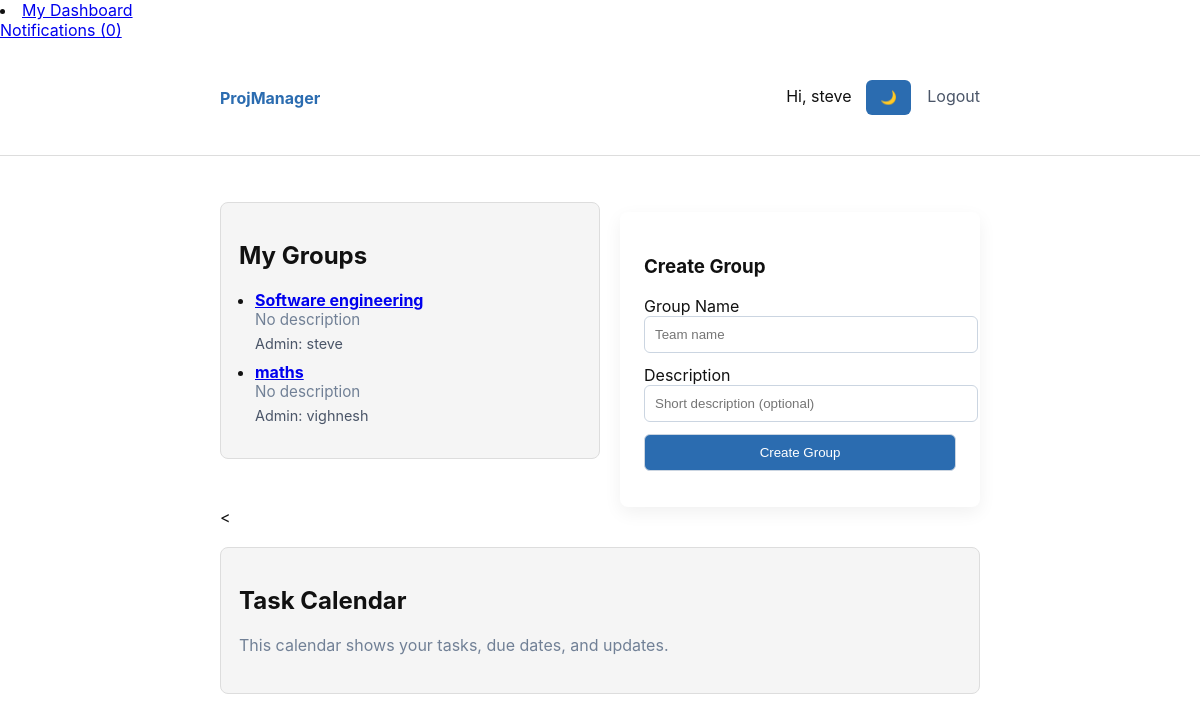
Page /dashboard (signed in) on the committed database.
### models.py (models this page shows, shortened)
class User(db.Model, UserMixin):
    id = db.Column(db.Integer, primary_key=True)
    username = db.Column(db.String(80), unique=True, nullable=False)
    email = db.Column(db.String(120), unique=True, nullable=False)
    password_hash = db.Column(db.String(128), nullable=False)

class Group(db.Model):
    id = db.Column(db.Integer, primary_key=True)
    name = db.Column(db.String(100), nullable=False)
    description = db.Column(db.Text, nullable=True)
    admin_id = db.Column(db.Integer, db.ForeignKey('user.id'), nullable=False)
    admin = db.relationship('User', backref='owned_groups')
    members = db.relationship('GroupMembership', back_populates='group', cascade='all, delete-orphan')

### app.py (the view, shortened to what this page needs)
@app.route('/dashboard', methods=['GET', 'POST'])
@login_required
def dashboard():
    form = GroupForm()
    memberships = GroupMembership.query.filter_by(user_id=current_user.id).all()
    user_groups = [m.group for m in memberships]
    return render_template('dashboard.html', form=form, groups=user_groups)

### forms.py
class GroupForm(FlaskForm):
    name = StringField('Group Name', validators=[DataRequired(), Length(3, 100)])
    description = StringField('Description')
    submit = SubmitField('Create Group')

### app.py (called while the page is built)
@login_manager.user_loader
def load_user(user_id):
    return User.query.get(int(user_id))

@app.context_processor
def inject_notifications():
    if current_user.is_authenticated:
        unread = Notification.query.filter_by(user_id=current_user.id, is_read=False).all()
        return dict(unread_notifications=unread)
    return dict(unread_notifications=[])

### templates/dashboard.html (shortened to what this page needs)
{% extends 'base.html' %}
{% block content %}
<div style="display:flex;gap:20px;align-items:flex-start;flex-wrap:wrap;">
  <div style="flex:1;min-width:300px;">
    <div class="card">
      <h2>My Groups</h2>
      {% if groups %}
      <ul style="padding-left:16px;">
        {% for group in groups %}
          <li style="margin-bottom:10px;">
            <strong><a href="{{ url_for('group_detail', group_id=group.id) }}">{{ group.name }}</a></strong>
            <div class="muted" style="font-size:0.95rem;">{{ group.description or 'No description' }}</div>
            <div style="margin-top:6px;font-size:0.9rem;color:#4a5568;">
              Admin: {{ group.admin.username }}
            </div>
          </li>
        {% endfor %}
      </ul>
      {% else %}
        <p>You are not part of any groups yet.</p>
      {% endif %}
    </div>
  </div>
  <div style="width:360px;">
    <div class="auth-card">
      <h3>Create Group</h3>
      <form method="post" novalidate>
        <div class="form-row">
          {{ form.name.label }}
          {{ form.name(placeholder='Team name') }}
        </div>
        <div class="form-row">
          {{ form.description.label }}
          {{ form.description(placeholder='Short description (optional)') }}
        </div>
        <div class="form-row">
          {{ form.submit(class_='btn') }}
        </div>
      </form>
    </div>
  </div>
</div>
<link href="https://cdn.jsdelivr.net/npm/fullcalendar@6.1.8/index.global.min.css" rel="stylesheet">
<
<div class="card" style="margin-top:20px;">
  <h2>Task Calendar</h2>
  <p class="muted">This calendar shows your tasks, due dates, and updates.</p>
</div>
<link href="https://cdn.jsdelivr.net/npm/fullcalendar@6.1.10/main.min.css" rel="stylesheet">
{% endblock %}

### templates/base.html (shortened to what this page needs)
<!doctype html>
<html lang="en">
<head>
    <li><a href="{{ url_for('my_dashboard') }}">My Dashboard</a></li>
    <link rel="stylesheet" href="{{ url_for('static', filename='css/style.css') }}">
</head>
<body class="{{ 'dark-mode' if session.get('theme') == 'dark' else '' }}">
{% if current_user.is_authenticated %}
<a href="{{ url_for('notifications') }}">
    Notifications ({{ current_user.unread_notifications|length }})
</a>
{% endif %}
{% set _ = session.pop('popup_notification', None) %}
<nav class="nav">
    <div class="container">
        <a class="brand" href="{{ url_for('index') }}">ProjManager</a>
        <div class="nav-right">
            {% if current_user.is_authenticated %}
                <span>Hi, {{ current_user.username }}</span>
                <button id="theme-toggle" class="btn" style="margin-left:10px;">
                    🌙
                </button>
                <a href="{{ url_for('logout') }}">Logout</a>
            {% else %}
                <a href="{{ url_for('login') }}">Login</a>
                <a href="{{ url_for('register') }}">Register</a>
            {% endif %}
        </div>
    </div>
</nav>
<main class="container">
    {% block content %}{% endblock %}
</main>
</body>
</html>

### static/css/style.css (style rules this page uses)
:root { --max-width:760px;--accent:#2b6cb0 }
body { font-family:Inter,system-ui,Segoe UI,Roboto,Arial,sans-serif;margin:0;background:#f7fafc;color:#222 }
.container { max-width:var(--max-width);margin:28px auto;padding:0 16px }
.nav { background:white;border-bottom:1px solid #e6eef6 }
.nav .container { display:flex;align-items:center;justify-content:space-between;padding:12px 16px }
.brand { font-weight:700;color:var(--accent);text-decoration:none }
.nav-right a { margin-left:12px;text-decoration:none;color:#4a5568 }
.auth-card { background:white;padding:24px;border-radius:8px;box-shadow:0 6px 18px rgba(2,6,23,0.06);margin-top:28px }
.form-row { margin-bottom:12px }
.form-row input { width:100%;padding:10px;border:1px solid #cbd5e1;border-radius:6px }
.btn { padding:10px 14px;border:none;border-radius:6px;background:var(--accent);color:white;cursor:pointer }
.muted { color:#718096 }
.card { background:white;padding:18px;border-radius:8px;margin-top:18px }
:root { --bg-color: #ffffff; --text-color: #111111; --card-bg: #f5f5f5; --nav-bg: #ffffff; --border-color: #dddddd; }
body { background: var(--bg-color); color: var(--text-color); }
.card { background: var(--card-bg); border: 1px solid var(--border-color); }
.nav { background: var(--nav-bg); border-bottom: 1px solid var(--border-color); }

### rows in the picture
User: username "steve"
Group: name "Software engineering", description "No description", admin.username "steve"
Group: name "maths", description "No description", admin.username "vighnesh"

### other values in the picture
{{ current_user.unread_notifications|length }} "0"
